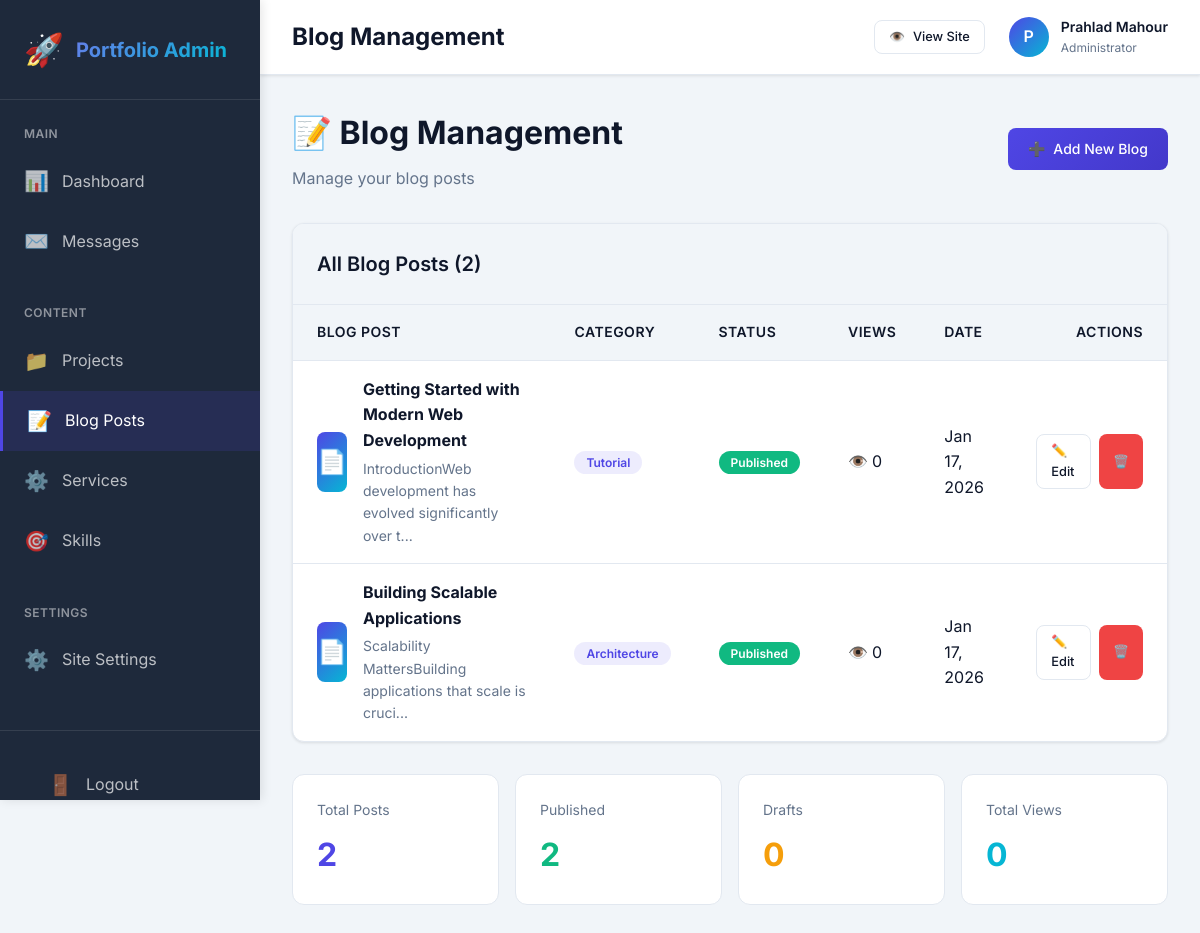
/admin/blogs.php (signed in), run on the app's committed database.
### tables this page shows
CREATE TABLE `users` (
  `id` int(11) NOT NULL AUTO_INCREMENT,
  `name` varchar(100) NOT NULL,
  `email` varchar(100) NOT NULL,
  `password` varchar(255) NOT NULL,
  `role` enum('admin','editor') DEFAULT 'admin',
  `created_at` timestamp NOT NULL DEFAULT CURRENT_TIMESTAMP,
  `updated_at` timestamp NOT NULL DEFAULT CURRENT_TIMESTAMP ON UPDATE CURRENT_TIMESTAMP,
  PRIMARY KEY (`id`),
  UNIQUE KEY `email` (`email`)
);

CREATE TABLE `blogs` (
  `id` int(11) NOT NULL AUTO_INCREMENT,
  `title` varchar(200) NOT NULL,
  `slug` varchar(255) NOT NULL,
  `excerpt` text DEFAULT NULL,
  `content` longtext NOT NULL,
  `image` varchar(255) DEFAULT NULL,
  `category` varchar(50) DEFAULT NULL,
  `tags` varchar(500) DEFAULT NULL COMMENT 'Comma-separated tags',
  `views` int(11) DEFAULT 0,
  `meta_title` varchar(200) DEFAULT NULL,
  `meta_description` text DEFAULT NULL,
  `status` enum('published','draft') DEFAULT 'draft',
  `created_at` timestamp NOT NULL DEFAULT CURRENT_TIMESTAMP,
  `updated_at` timestamp NOT NULL DEFAULT CURRENT_TIMESTAMP ON UPDATE CURRENT_TIMESTAMP,
  PRIMARY KEY (`id`),
  UNIQUE KEY `slug` (`slug`)
);

### config/auth.php (called while the page is built, shortened)
<?php
require_once __DIR__ . '/database.php';
function getCurrentUserId() {
    return $_SESSION['user_id'] ?? null;
}
function getCurrentUser() {
    $db = Database::getInstance()->getConnection();
    $stmt = $db->prepare("SELECT id, name, email, role FROM users WHERE id = ?");
    $stmt->execute([getCurrentUserId()]);
    return $stmt->fetch();
}

### app/helpers/helpers.php (called while the page is built, shortened)
<?php
function clean($data) {
    return htmlspecialchars($data ?? '', ENT_QUOTES, 'UTF-8');
}
function formatDate($date, $format = 'M d, Y') {
    return date($format, strtotime($date));
}
function truncate($text, $length = 100, $suffix = '...') {
    return substr($text, 0, $length) . $suffix;
}

### config/database.php (called while the page is built, shortened)
<?php
class Database {
    private static $instance = null;
    private $connection;
    private function __construct() {
        try {
            $dsn = "mysql:host=" . DB_HOST . ";dbname=" . DB_NAME . ";charset=" . DB_CHARSET;
            $options = [
                PDO::ATTR_ERRMODE            => PDO::ERRMODE_EXCEPTION,
                PDO::ATTR_DEFAULT_FETCH_MODE => PDO::FETCH_ASSOC,
                PDO::ATTR_EMULATE_PREPARES   => false,
                PDO::MYSQL_ATTR_INIT_COMMAND => "SET NAMES " . DB_CHARSET
            ];
            $this->connection = new PDO($dsn, DB_USER, DB_PASS, $options);
        } catch (PDOException $e) {
            if (APP_ENV === 'development') {
                die("Database Connection Failed: " . $e->getMessage());
            } else {
                die("Database connection error. Please try again later.");
            }
        }
    }
    public static function getInstance() {
        if (self::$instance === null) {
            self::$instance = new Database();
        }
        return self::$instance;
    }
    public function getConnection() {
        return $this->connection;
    }
}

### app/models/Model.php (called while the page is built, shortened)
<?php
require_once dirname(__DIR__, 2) . '/config/database.php';
abstract class Model {
    protected $db;
    protected $table;
    public function __construct() {
        $this->db = Database::getInstance()->getConnection();
    }
    public function all($conditions = [], $orderBy = null, $limit = null) {
        $sql = "SELECT * FROM {$this->table}";
        $params = [];
        if ($orderBy) {
            $sql .= " ORDER BY " . $orderBy;
        }
        $stmt = $this->db->prepare($sql);
        $stmt->execute($params);
        return $stmt->fetchAll();
    }
}

### admin/blogs.php (the view, shortened to what this page needs)
<?php
require_once dirname(__DIR__) . '/config/database.php';
require_once dirname(__DIR__) . '/config/auth.php';
require_once dirname(__DIR__) . '/app/helpers/helpers.php';
$blogModel = new Blog();
$blogs = $blogModel->all([], 'created_at DESC');
$pageTitle = 'Blog Management';
include dirname(__DIR__) . '/includes/admin-header.php';
?>
<div class="page-header">
    <div>
        <h1 class="page-title">📝 Blog Management</h1>
        <p style="color: var(--admin-text-light); margin-top: 0.5rem;">Manage your blog posts</p>
    </div>
    <a href="blog-edit.php" class="btn btn-primary">
        <span>➕</span>
        <span>Add New Blog</span>
    </a>
</div>
<div class="data-table">
    <div class="table-header">
        <h2 class="table-title">All Blog Posts (<?php echo count($blogs); ?>)</h2>
    </div>
    <?php if (empty($blogs)): ?>
        <div style="padding: 4rem 2rem; text-align: center; color: var(--admin-text-light);">
            <div style="font-size: 5rem; margin-bottom: 1rem; opacity: 0.3;">📝</div>
            <h3 style="margin-bottom: 0.5rem;">No Blog Posts Yet</h3>
            <p style="margin-bottom: 1.5rem;">Start sharing your knowledge and insights</p>
            <a href="blog-edit.php" class="btn btn-primary btn-lg">
                <span>✍️</span>
                <span>Write Your First Blog Post</span>
            </a>
        </div>
    <?php else: ?>
        <table>
            <thead>
                <tr>
                    <th>Blog Post</th>
                    <th>Category</th>
                    <th>Status</th>
                    <th>Views</th>
                    <th>Date</th>
                    <th style="text-align: right;">Actions</th>
                </tr>
            </thead>
            <tbody>
                <?php foreach ($blogs as $blog): ?>
                    <tr>
                        <td>
                            <div style="display: flex; align-items: center; gap: 1rem;">
                                <?php if ($blog['image']): ?>
                                    <img src="<?php echo getFileUrl($blog['image']); ?>" alt="" class="thumb-sm">
                                <?php else: ?>
                                    <div style="width: 60px; height: 60px; background: linear-gradient(135deg, var(--admin-primary) 0%, var(--admin-accent) 100%); border-radius: 8px; display: flex; align-items: center; justify-content: center; color: white; font-size: 1.5rem;">
                                        📄
                                    </div>
                                <?php endif; ?>
                                <div>
                                    <strong style="display: block; margin-bottom: 0.25rem;"><?php echo clean($blog['title']); ?></strong>
                                    <div style="font-size: 0.875rem; color: var(--admin-text-light);">
                                        <?php echo clean(truncate(strip_tags($blog['content']), 60)); ?>
                                    </div>
                                </div>
                            </div>
                        </td>
                        <td>
                            <?php if ($blog['category']): ?>
                                <span style="background: rgba(79, 70, 229, 0.1); color: var(--admin-primary); padding: 0.25rem 0.75rem; border-radius: 12px; font-size: 0.75rem; font-weight: 600;">
                                    <?php echo clean($blog['category']); ?>
                                </span>
                            <?php else: ?>
                                <span style="color: var(--admin-text-light);">—</span>
                            <?php endif; ?>
                        </td>
                        <td>
                            <?php if ($blog['status'] === 'published'): ?>
                                <span class="badge-active">Published</span>
                            <?php else: ?>
                                <span class="badge-inactive">Draft</span>
                            <?php endif; ?>
                        </td>
                        <td>
                            <span style="display: flex; align-items: center; gap: 0.25rem;">
                                <span>👁️</span>
                                <span><?php echo number_format($blog['views']); ?></span>
                            </span>
                        </td>
                        <td><?php echo formatDate($blog['created_at'], 'M d, Y'); ?></td>
                        <td>
                            <div style="display: flex; gap: 0.5rem; justify-content: flex-end;">
                                <a href="blog-edit.php?id=<?php echo $blog['id']; ?>" class="btn btn-sm btn-outline" title="Edit">
                                    ✏️ Edit
                                </a>
                                <a href="?action=delete&id=<?php echo $blog['id']; ?>"
                                   class="btn btn-sm btn-danger"
                                   onclick="return confirm('Are you sure you want to delete this blog post?')"
                                   title="Delete">
                                    🗑️
                                </a>
                            </div>
                        </td>
                    </tr>
                <?php endforeach; ?>
            </tbody>
        </table>
    <?php endif; ?>
</div>
<?php if (!empty($blogs)): ?>
    <div style="display: grid; grid-template-columns: repeat(auto-fit, minmax(200px, 1fr)); gap: 1rem; margin-top: 2rem;">
        <div style="background: white; padding: 1.5rem; border-radius: 12px; border: 1px solid var(--admin-border);">
            <div style="font-size: 0.875rem; color: var(--admin-text-light); margin-bottom: 0.5rem;">Total Posts</div>
            <div style="font-size: 2rem; font-weight: 700; color: var(--admin-primary);"><?php echo count($blogs); ?></div>
        </div>
        <div style="background: white; padding: 1.5rem; border-radius: 12px; border: 1px solid var(--admin-border);">
            <div style="font-size: 0.875rem; color: var(--admin-text-light); margin-bottom: 0.5rem;">Published</div>
            <div style="font-size: 2rem; font-weight: 700; color: #10B981;">
                <?php echo count(array_filter($blogs, fn($b) => $b['status'] === 'published')); ?>
            </div>
        </div>
        <div style="background: white; padding: 1.5rem; border-radius: 12px; border: 1px solid var(--admin-border);">
            <div style="font-size: 0.875rem; color: var(--admin-text-light); margin-bottom: 0.5rem;">Drafts</div>
            <div style="font-size: 2rem; font-weight: 700; color: #F59E0B;">
                <?php echo count(array_filter($blogs, fn($b) => $b['status'] === 'draft')); ?>
            </div>
        </div>
        <div style="background: white; padding: 1.5rem; border-radius: 12px; border: 1px solid var(--admin-border);">
            <div style="font-size: 0.875rem; color: var(--admin-text-light); margin-bottom: 0.5rem;">Total Views</div>
            <div style="font-size: 2rem; font-weight: 700; color: var(--admin-accent);">
                <?php echo number_format(array_sum(array_column($blogs, 'views'))); ?>
            </div>
        </div>
    </div>
<?php endif; ?>
<?php include dirname(__DIR__) . '/includes/admin-footer.php'; ?>

### includes/admin-header.php (shortened to what this page needs)
<?php
$currentUser = getCurrentUser();
$currentPage = basename($_SERVER['PHP_SELF'], '.php');
?>
<!DOCTYPE html>
<html lang="en">
<head>
    <link rel="stylesheet" href="<?php echo ASSETS_URL; ?>/css/admin.css">
    <link rel="stylesheet" href="https://cdnjs.cloudflare.com/ajax/libs/font-awesome/6.4.0/css/all.min.css">
</head>
<body>
    <div class="admin-layout">
        <aside class="admin-sidebar" id="adminSidebar">
            <div class="admin-logo">
                <span class="admin-logo-icon">🚀</span>
                <h2>Portfolio Admin</h2>
            </div>
            <nav class="admin-nav">
                <div class="nav-section">
                    <div class="nav-section-title">Main</div>
                    <a href="dashboard.php" class="nav-item <?php echo $currentPage === 'dashboard' ? 'active' : ''; ?>">
                        <span class="nav-icon">📊</span>
                        <span>Dashboard</span>
                    </a>
                    <a href="messages.php" class="nav-item <?php echo $currentPage === 'messages' ? 'active' : ''; ?>">
                        <span class="nav-icon">✉️</span>
                        <span>Messages</span>
                    </a>
                </div>
                <div class="nav-section">
                    <div class="nav-section-title">Content</div>
                    <a href="projects.php" class="nav-item <?php echo $currentPage === 'projects' ? 'active' : ''; ?>">
                        <span class="nav-icon">📁</span>
                        <span>Projects</span>
                    </a>
                    <a href="blogs.php" class="nav-item <?php echo $currentPage === 'blogs' ? 'active' : ''; ?>">
                        <span class="nav-icon">📝</span>
                        <span>Blog Posts</span>
                    </a>
                    <a href="services.php" class="nav-item <?php echo $currentPage === 'services' ? 'active' : ''; ?>">
                        <span class="nav-icon">⚙️</span>
                        <span>Services</span>
                    </a>
                    <a href="skills.php" class="nav-item <?php echo $currentPage === 'skills' ? 'active' : ''; ?>">
                        <span class="nav-icon">🎯</span>
                        <span>Skills</span>
                    </a>
                </div>
                <div class="nav-section">
                    <div class="nav-section-title">Settings</div>
                    <a href="settings.php" class="nav-item <?php echo $currentPage === 'settings' ? 'active' : ''; ?>">
                        <span class="nav-icon">⚙️</span>
                        <span>Site Settings</span>
                    </a>
                </div>
            </nav>
            <div class="sidebar-footer">
                <a href="auth/logout.php" class="nav-item" style="color: rgba(255, 255, 255, 0.7);">
                    <span class="nav-icon">🚪</span>
                    <span>Logout</span>
                </a>
            </div>
        </aside>
        <main class="admin-main">
            <header class="admin-topbar">
                <div class="topbar-left">
                    <h1 class="topbar-title"><?php echo $pageTitle ?? 'Admin Panel'; ?></h1>
                </div>
                <div class="topbar-right">
                    <a href="<?php echo SITE_URL; ?>" target="_blank" class="btn btn-sm btn-outline" title="View Website">
                        <span>👁️</span>
                        <span>View Site</span>
                    </a>
                    <div class="user-info">
                        <div class="user-avatar">
                            <?php echo strtoupper(substr($currentUser['name'], 0, 1)); ?>
                        </div>
                        <div class="user-details">
                            <div class="user-name"><?php echo clean($currentUser['name']); ?></div>
                            <div class="user-role">Administrator</div>
                        </div>
                    </div>
                </div>
            </header>
            <div class="admin-content">

### data on the page
users: name "P", name "Prahlad Mahour"
blogs: title "Getting Started with Modern Web Development", content "IntroductionWeb development has evolved significantly over t...", category "Tutorial", status "Published", views "0", created_at "Jan 17, 2026"
blogs: title "Building Scalable Applications", content "Scalability MattersBuilding applications that scale is cruci...", category "Architecture", status "Published", views "0", created_at "Jan 17, 2026"

### other printed values
$pageTitle "Blog Management"
count($blogs) "2"
count(array_filter($blogs, fn($b) => $b['status'] === 'published')) "2"
count(array_filter($blogs, fn($b) => $b['status'] === 'draft')) "0"
array_sum(array_column($blogs, 'views')) "0"
